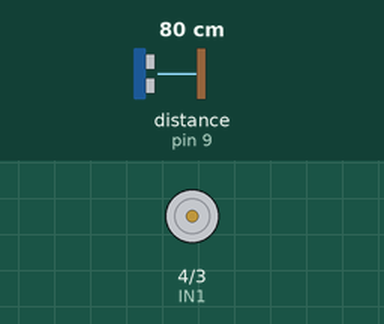
The sketch below on a simulated Arduino Uno, built with avr-gcc and run on an emulated ATmega328P. Parts: motor-driver pin pairs drawn as motors (green arrow = first pin HIGH = forward, orange = second pin HIGH = backward, longer = more drive). The test bench sets the inputs (shaded band); at power-on: distance to the obstacle (sensor on pin 9) 80 cm.

Above: at 0.1 s.
At 0.6 s:
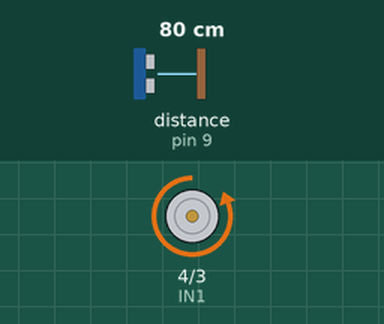
Timing chart, 0 to 2.1 s (numbered marks = the images above):
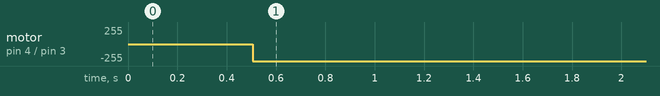

The sketch:

Plant_Watering_System.ino
```cpp
#include <Arduino.h>
#include <LiquidCrystal_I2C.h>    // For Liquid Crystal
#include <Wire.h>                 //For the Liquid Crystal
#include <NewPing.h>              //For the Ultrasonic Sensor
#include <SoftwareSerial.h>       //For the GSM module
String number = "+6281222329xxx"; //-> change with your number
String _buffer;
int _timeout;

LiquidCrystal_I2C lcd(0x27, 16, 2);
SoftwareSerial sim(8, 7);

int IN1 = 4; // Relay 1 input pin
int IN2 = 3; // Relay 2 input pin

int SEN1 = A4; // Moisture Sensor 1 Value
int SEN2 = A3; // Moisture Sensor 2 Value

float sensor1Value = 0; // Storing the value of the Moisture Sensor 1
float sensor2Value = 0; // Storing the value of the Moisture Sensor 1

NewPing ultrason(10, 9, 400); // Ultrasonic Sensor
void setup()
{
  // put your setup code here, to run once:

  Serial.begin(9600);
  delay(500);

  pinMode(IN1, OUTPUT);
  pinMode(IN2, OUTPUT);

  pinMode(SEN1, INPUT);
  pinMode(SEN2, INPUT);

  digitalWrite(IN1, HIGH);
  digitalWrite(IN2, HIGH);

  sensor1Value = analogRead(SEN1); // Assigning the value for using in the looping argument
  sensor2Value = analogRead(SEN2); // Assigning the value for using in the looping argument

  sim.begin(9600);
  _buffer.reserve(50);
}

void pumppower()
{

  if (sensor1Value > 450)
  { // The value set is can be changed based on the needs of the plant water pump 1 is on
    digitalWrite(IN1, LOW);
  }
  else if (sensor2Value > 450)
  { // The value set is can be changed based on the needs of the plant water pump 2 is on
    digitalWrite(IN2, LOW);
  }

  else if (sensor1Value <= 450)
  { // The value set is can be changed based on the needs of the plant water pump 1 is off
    digitalWrite(IN1, HIGH);
  }

  else if (sensor2Value <= 450)
  { // The value set is can be changed based on the needs of the plant water pump 2 is off
    digitalWrite(IN2, HIGH);
  }
}

void displaydata()
{

  lcd.backlight();
  lcd.print("Sensor 1 Moisture:");
  lcd.setCursor(0, 1);
  lcd.print(sensor1Value);
  delay(1000);
  lcd.clear();

  lcd.print("Sensor 2 Moisture:");
  lcd.setCursor(0, 1);
  lcd.print(sensor2Value);
  delay(1000);
  lcd.clear();

  lcd.print("The distance is: ");
  lcd.setCursor(0, 1);
  lcd.println(ultrason.ping_cm());
  delay(1000);
  lcd.clear();
}

String _readSerial()
{
  _timeout = 0;
  while (!sim.available() && _timeout < 12000)
  {
    delay(13);
    _timeout++;
  }
  if (sim.available())
  {
    return sim.readString();
  }
}

void SendMessageData()
{
  String Sensor1 = "";
  String Sensor2 = "";
  String WaterLevel = "";
  Sensor1.concat(sensor1Value);
  Sensor2.concat(sensor2Value);
  WaterLevel.concat(ultrason.ping_cm());
  // Serial.println ("Sending Message");
  sim.println("AT+CMGF=1"); // Sets the GSM Module in Text Mode
  delay(200);
  // Serial.println ("Set SMS Number");
  sim.println("AT+CMGS=\"" + number + "\"\r"); // Mobile phone number to send message
  delay(200);
  String SMS = "Soil Moisture 1 :" + Sensor1 + "Soil Moisture 2 :" + Sensor2 + "The Water Level is: " + WaterLevel;
  sim.println(SMS);
  delay(100);
  sim.println((char)26); // ASCII code of CTRL+Z
  delay(200);
  _buffer = _readSerial();
}

void SendWaterLevel()
{

  // Serial.println ("Sending Message");
  sim.println("AT+CMGF=1"); // Sets the GSM Module in Text Mode
  delay(200);
  // Serial.println ("Set SMS Number");
  sim.println("AT+CMGS=\"" + number + "\"\r"); // Mobile phone number to send message
  delay(200);
  String SMS = "The water Level is not Enough";
  sim.println(SMS);
  delay(100);
  sim.println((char)26); // ASCII code of CTRL+Z
  delay(200);
  _buffer = _readSerial();
}

void loop()
{
  // put your main code here, to run repeatedly:

  if (ultrason.ping_cm() > 20)
  {
    pumppower();
    displaydata();
  }
  else
  {
    SendWaterLevel(); // Send Message
    delay(60UL * 60UL * 1000UL);
  }
}
```

Measured:
- by itself, motor on pin 4 (IN1) / pin 3 (IN2): stopped → backward 255/255 at 0.51 s
